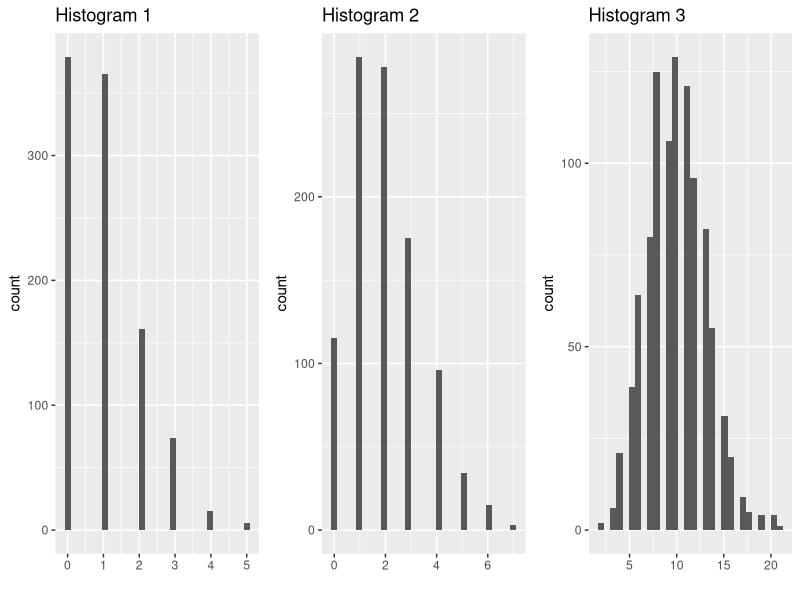
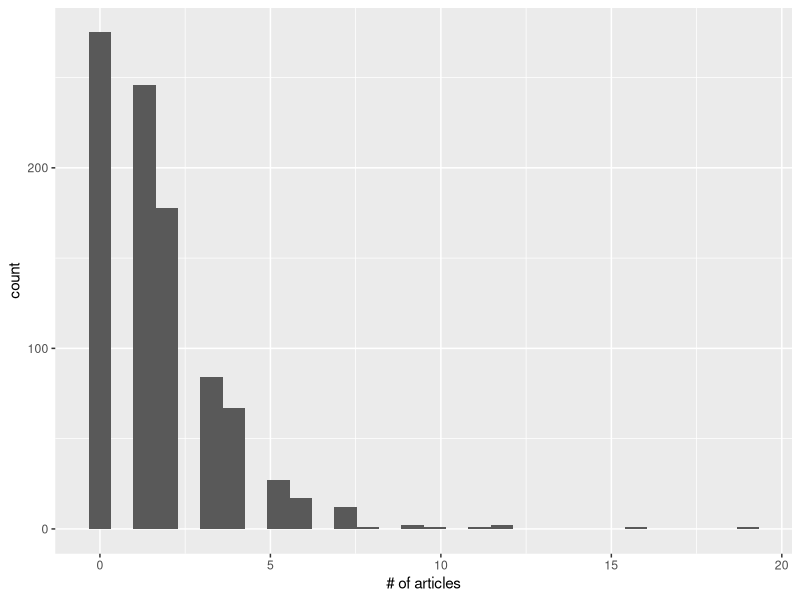
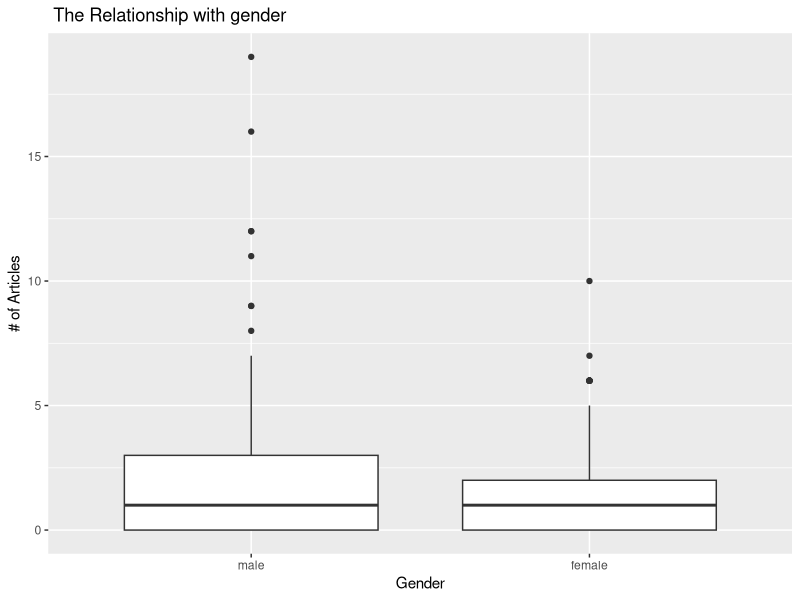
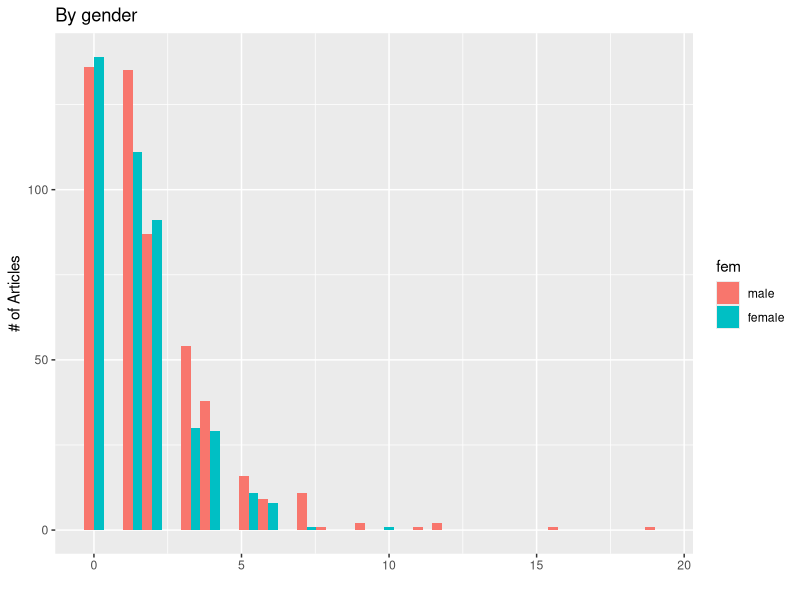
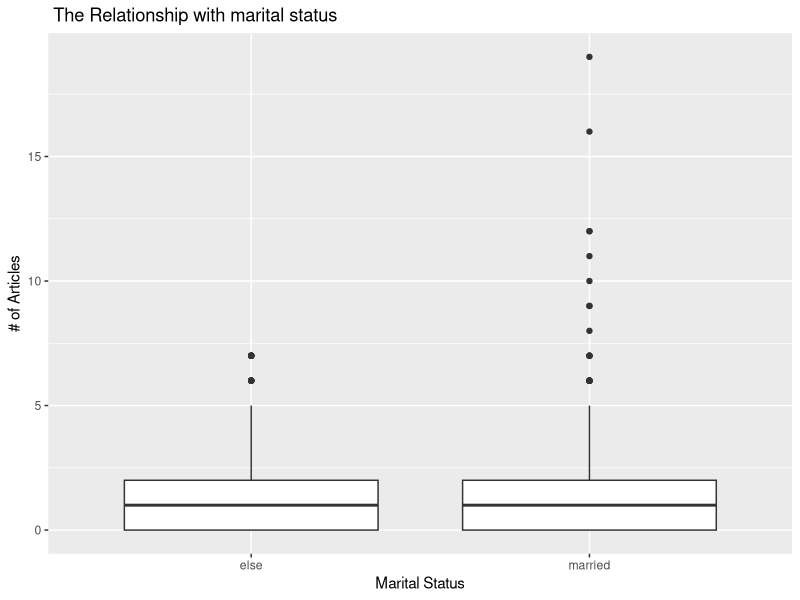
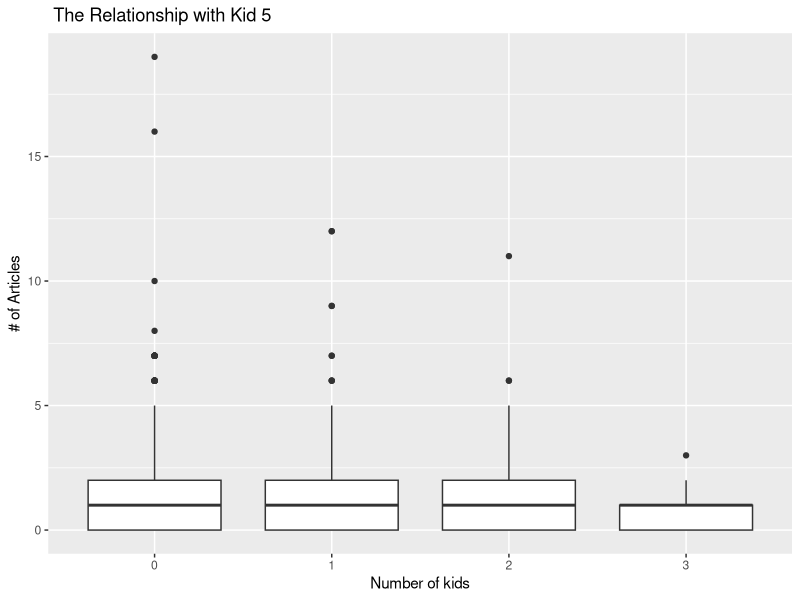
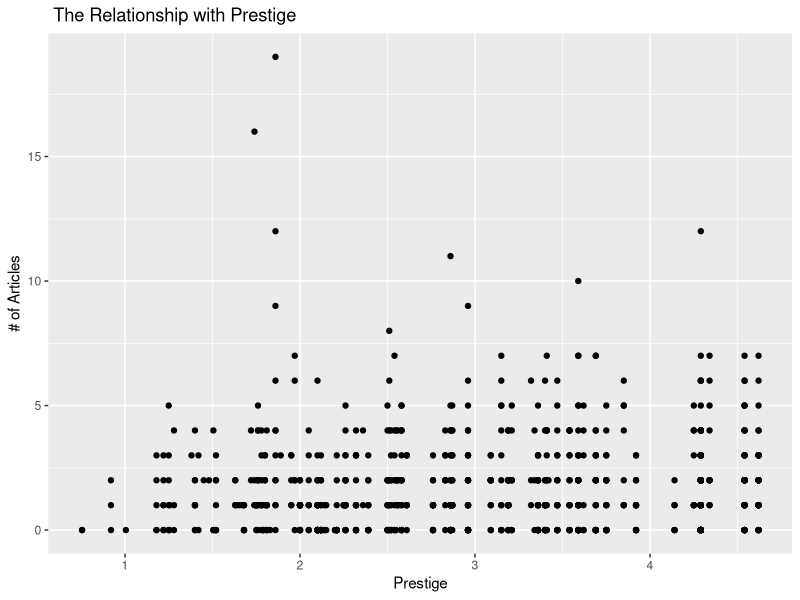
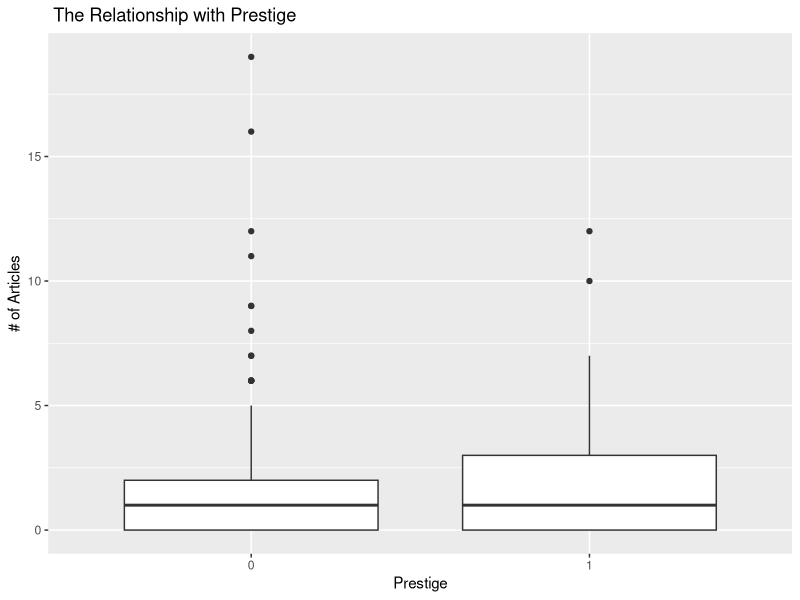

These figures' R source, in order:
# Useful links
# https://stats.idre.ucla.edu/r/dae/poisson-regression/
# https://ncss-wpengine.netdna-ssl.com/wp-content/themes/ncss/pdf/Procedures/NCSS/Poisson_Regression.pdf

library(ggplot2) 
library(dplyr)
library(AER)
library(gridExtra)
set.seed(2708)
g1 <- ggplot()+geom_histogram(aes(x=rpois(n=1000, lambda=1))) + labs(x="", title="Histogram 1")
g2 <- ggplot()+geom_histogram(aes(x=rpois(n=1000, lambda=2))) + labs(x="", title="Histogram 2")
g3 <- ggplot()+geom_histogram(aes(x=rpois(n=1000, lambda=10))) + labs(x="", title="Histogram 3")
grid.arrange(g1,g2,g3, nrow=1)
dpois(x=2, lambda=2.7)   
ar <- read.csv("articles.csv")
str(ar)
ar$fem <- factor(ar$fem, levels = c(0,1), labels = c("male", "female"))
ar$mar <- factor(ar$mar, levels = c(0,1), labels = c("else", "married"))
unique(ar$kid5)
unique(ar$art)
ggplot(data = ar, aes(x=art))+geom_histogram()+ labs(x= "# of articles")
ggplot(data = ar, aes(x=fem, y=art))+
  geom_boxplot()+
  labs(x="Gender", y="# of Articles",title=" The Relationship with gender")
ar %>% group_by(fem)%>%
  summarise(mean(art))

ggplot(ar, aes(x=art, fill = fem))+
  geom_histogram(position = "dodge")+
  labs(x="", y="# of Articles",title="By gender")
ggplot(data = ar, aes(x = mar, y = art))+geom_boxplot()+
  labs(x="Marital Status", y="# of Articles",title=" The Relationship with marital status")
ar %>% group_by(mar)%>%
  summarise(mean(art))
ggplot(data = ar, aes(x = factor(kid5), y=art))+
  geom_boxplot()+
  labs(x="Number of kids", y="# of Articles",title=" The Relationship with Kid 5")
ggplot(data = ar, aes(x=phd, y=art))+geom_point()+
  labs(x="Prestige", y="# of Articles",title=" The Relationship with Prestige")
summary(ar$phd)
phddummy <- factor(ifelse(ar$phd>3.1, 1,0))
ggplot(data = ar, aes(x=phddummy, y=art))+geom_boxplot()+
  labs(x="Prestige", y="# of Articles",title=" The Relationship with Prestige")
ggplot(data = ar, aes(x=ment, y=art))+geom_point()+
  labs(x="Mentors' articles", y="# of Articles",title=" The Relationship with MAs")
mod <- glm(art~1, data = ar, family = poisson(link = log))
summary(mod)
min(mod$deviance)
mean(ar$art)
exp(mod$coefficients)
mod1 <- glm(art~., data = ar, family = poisson(link = log))
summary(mod1)
nd <-data.frame(fem = "female", mar = "married", kid5=0, phd=2, ment=0)
predict(mod1, newdata = nd)
lambda <- predict(mod1, newdata = nd, type="response")
dpois(4, lambda = 1.3)
ppois(4, lambda = 1.3, lower.tail = T )
ppois(4, lambda = 1.3, lower.tail = F )
chi_sq <- sum (resid(mod1, type = "pearson")^2)
pchisq(chi_sq, df = df.residual(mod1), lower.tail = F)
dev_chisq <- sum(resid(mod1, type = "deviance")^2)
dev_chisq
pchisq(dev_chisq, df = df.residual(mod), lower.tail = F)


var(ar$art)
mean(ar$art)
str(ar)
ar %>% group_by(kid5) %>%
  summarise(var = var(art), mean=mean(art))
mod2<- glm(art~kid5, data=ar, family = poisson(link = log))
summary(mod2)
library(AER)
dispersiontest(mod2, trafo = NULL)
mod_qp <- glm(art~kid5, data = ar, family = quasipoisson(link=log))
library(MASS)
mod_nb <- glm.nb(art~kid5, data = ar)
summary(mod_qp)
summary(mod_nb)
data.frame(coef(mod2),coef(mod_qp),coef(mod_nb))
mod1 <- glm(art~., data = ar, family = poisson(link = log))
summary(mod1)
dispersiontest(mod1)
mod_f_qp <-glm(art~., data = ar, family = quasipoisson(link = log))
summary(mod_f_qp)
mod_f_nb <- glm.nb(art~., data = ar)
summary(mod_f_nb)
deviance(mod1);deviance(mod_f_nb);deviance(mod_f_qp)
pchisq(mod1$deviance, df = df.residual(mod1), lower.tail = F)
pchisq(mod_f_qp$deviance, df = df.residual(mod_f_qp), lower.tail = F)
pchisq(mod_f_nb$deviance, df = df.residual(mod_f_nb), lower.tail = F)
mod1$aic
mod_f_nb$aic
mod_f_qp$aic
mod_f_nb2 <- glm.nb(art~fem+kid5+ment, data = ar)
summary(mod_f_nb2)
exp(coef(mod_f_nb2))
